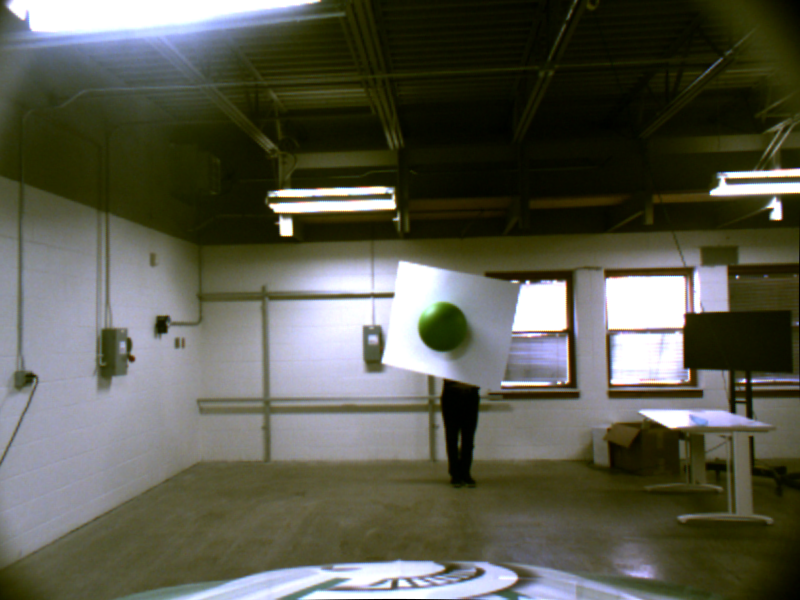
#> input picture lab5_logr/data/test_img.png, 800 x 600 px
$ python logist_reg.py ../data/test_img.png ../data/train_img.png ../data/train_img.png
#> lines starting #> are read from the running program, lines starting #| are printed output that depends on the picture
#> in fit_model_to_files, img is the input picture: shape (600, 800, 3); mean B, G, R 77.7, 90.8, 90.1
#!/usr/bin/env python
'''
    Logistic Regression
    To solve for a pixel-wise logistic regression model, do:

    python logist_reg.py trainimname trainmaskname testimname --testmask testmaskname

    Once you have solved for these parameters, you can apply them to an image with
    the apply() function.  This outputs a probability image for pixels in the image.

    Daniel Morris, April 2020
    Copyright 2020
'''
import os
import numpy as np
import argparse
import cv2 as cv
from scipy.special import expit             # Sigmoid function
from sklearn.metrics import average_precision_score
from sklearn.linear_model import LogisticRegression

def plotClassifcation( img, mask, pixProbs, threshold=0.5, savename='', outfolder='.'):
    ''' Plot Classification Image Results, and output to files '''
    cv.imshow("Image", img)
    cv.imshow("Raw Output", pixProbs )
    if mask.any():
        cv.imshow("Ground Truth Mask", mask)

        #Create colored scoring image:
        TP = np.logical_and( mask > 0, pixProbs > threshold )   # green
        FP = np.logical_and( mask == 0, pixProbs > threshold )  # red
        FN = np.logical_and( mask > 0, pixProbs <= threshold )  # blue
        #add gray color if any of the above labels to reduce contrast slightly
        alabel = TP + FP + FN
        # R,G,B classification for FP, TP, FN:
        eimg = np.stack( (FN, TP, FP), axis=2 ).astype(np.uint8) * 180 + 75 * alabel[:,:,None].astype(np.uint8)
        # Superimpose this on grayscale image:
        gimg = img.mean(axis=2).astype(np.uint8)
        combimg = (eimg * 3.0/5.0 + gimg[:,:,None] * 2.0/5.0).astype(np.uint8)
        cv.imshow("Scoring Using Mask", combimg)
    if outfolder:
        os.makedirs(outfolder,exist_ok=True)
        cv.imwrite(os.path.join(outfolder,'prob_'+savename), np.uint8(pixProbs*255) )
        if mask.any():
            cv.imwrite(os.path.join(outfolder,'scoring_'+savename), combimg )

# [23 lines left out: function plotTargets, not called in this run]

def imread_channel( filename ):
    ''' Read in image and return first channel '''
#> called with filename = '../data/train_img.png'
    img0 = cv.imread( filename )
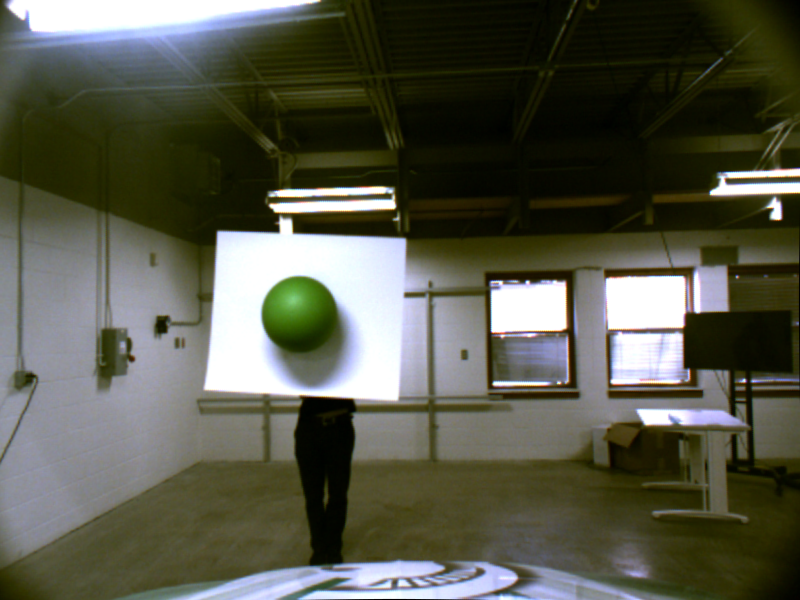
#> input picture lab5_logr/data/train_img.png, 800 x 600 px
#> img0 is the input picture: shape (600, 800, 3); mean B, G, R 73.8, 88.4, 87
    if img0 is None:
        print('Warning, unable to read:', filename)
    if len(img0.shape)==3:
        img0 = img0[:,:,0]
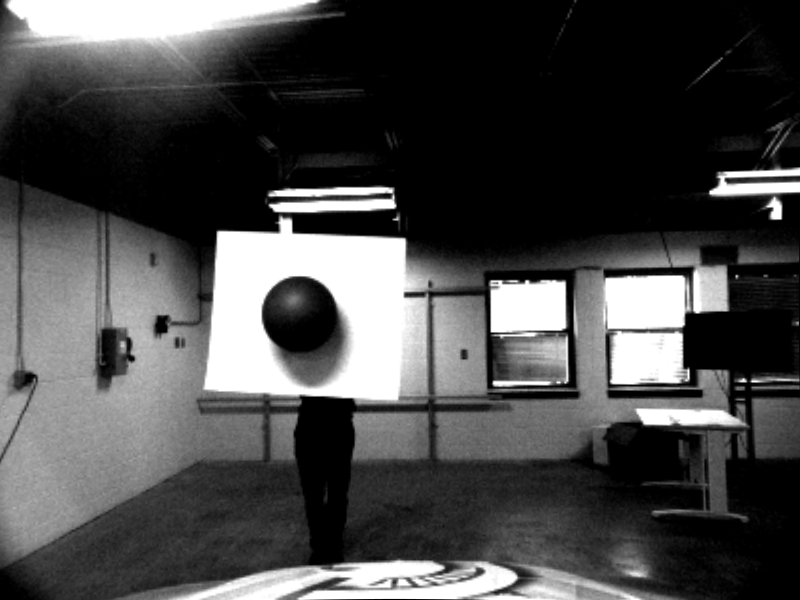
#> img0: shape (600, 800); min 0, max 255, mean 73.8
    return img0

class LogisticReg:
    def __init__(self ):
        ''' Initialize class with zero values '''
        self.cvec = np.zeros( (1,3) )
        self.intercept = np.zeros( (1,) )

    # [7 lines left out: function set_model, not called in this run]

    def fit_model_to_files(self, img_name, mask_name, exmask_name='', mod_channels=False):
        ''' Load images from files and fit model parameters '''
        img = cv.imread( img_name )
        mask = imread_channel( mask_name )
        if img is None or mask is None:
            print('Error loading image and mask')
            print('image:', img_name)
            print('mask:', mask_name)
        if exmask_name:
            exmask = imread_channel(exmask_name)
        else:
            exmask = np.array([])
        if mod_channels:
            img = self.modify_img_channels(img)
        self.fit_model( img, mask, exmask )

    def modify_img_channels(self, img):
        # <...> here is where you can modify the image channels.  For now does nothing.
        return img

    def fit_model(self, img, mask, exmask=np.array([]) ):
        ''' Do logistic regression to discriminate points in non-zero region of
            mask from other points in mask and save estimated logistic regression parameters
            exmask: optionally exclude some pixels from image '''
        data = img.reshape((-1,img.shape[2])).astype(float)   # Reshape to N x 3
        label = (mask.ravel()>0).astype(int)       # Reshape to length N
        if exmask.any():                    # Optionally exclude pixels
            keep = exmask.ravel()==0
            data = data[keep,:]
            label = label[keep]
        sk_logr = LogisticRegression(class_weight='balanced',solver='lbfgs')
        sk_logr.fit( data, label)
        self.cvec      = sk_logr.coef_                # Extract coefficients
        self.intercept = np.array(sk_logr.intercept_) # Extract intercept

    def print_params(self):
        print('Logist Regression params, cvec:',self.cvec,'intercept:',self.intercept)

    def apply(self, img, mod_channels=False):
        ''' Application of trained logisitic regression to an image
            img:         [MxNx3] input 3-channel color image
            score:       [MxN] logistic regression score for each pixel (between -inf and inf)
        '''
        if mod_channels:
            img = self.modify_img_channels(img)
        # <...> Solve for the score for each pixel using the parameters estimated in fit_model, namely: self.cvec and self.intercept
        #       Replace the all-zeros assignment below
        score = np.zeros( img.shape[0:2] )
        return score

    def prob_target(self, score):
        ''' Transforms score to probability of target using sigmoid '''
        return expit( score )

    # [13 lines left out: function find_largest_target, not called in this run]

if __name__ == '__main__':
    # This is a demonstration of how LogisticReg can be used
    parser = argparse.ArgumentParser(description='Logistic Regression')
    parser.add_argument('trainimg',      type=str,              help='Train image')
    parser.add_argument('trainmask',     type=str,              help='Train mask')
    parser.add_argument('testimg',       type=str,              help='Test image')
    parser.add_argument('--testmask',    type=str, default='',  help='Test mask')
    parser.add_argument('--trainexmask', type=str, default='',  help='Train pixels to exclude')
    parser.add_argument('--threshold', type=float, default=0.5, help='Target pixel threshold')
    parser.add_argument('--outfolder',   type=str, default='',  help='Folder to save images, if empty do not save')
    parser.add_argument('--mod-channels', dest='mod_channels', action='store_true', help='Modify image channels')
    parser.add_argument('--find-target', dest='find_target', action='store_true', help='Find largest target')
    args = parser.parse_args()

    # Build color model with Logistic Regression
    logr = LogisticReg( )
    logr.fit_model_to_files( args.trainimg, args.trainmask, args.trainexmask, mod_channels=args.mod_channels )

    # Load test data:
    testimg = cv.imread(args.testimg)
    if args.testmask:
        testmask = imread_channel(args.testmask)
    else:
        testmask = np.array([])

    # Apply model to test data:
    score = logr.apply( testimg, mod_channels=args.mod_channels )
#> score: shape (600, 800) float64; every value is 0
    probt = logr.prob_target( score )
#> in prob_target, `return expit( score )`: returned value: shape (600, 800) float64; every value is 0.5
    logr.print_params()
    if testmask.size:
        # If we provide ground truth on test data, we can calculate the average precision:
        average_precision = average_precision_score(testmask.ravel()*255, score.ravel() )
        print(f'Average precision: {average_precision:.3f}')

    if args.outfolder:
        print('Saving output images to:',args.outfolder)
    # Plot classification results:
    plotClassifcation(testimg, testmask, probt, args.threshold, os.path.basename(args.testimg), args.outfolder )

    if args.find_target:
        # Find largest regions as targets
        centroid, area, target = logr.find_largest_target(probt, args.threshold)
        # Plot detected region and centroid:
        plotTargets(testimg, target, [centroid], os.path.basename(args.testimg), args.outfolder )

    cv.waitKey()
    cv.destroyAllWindows()
